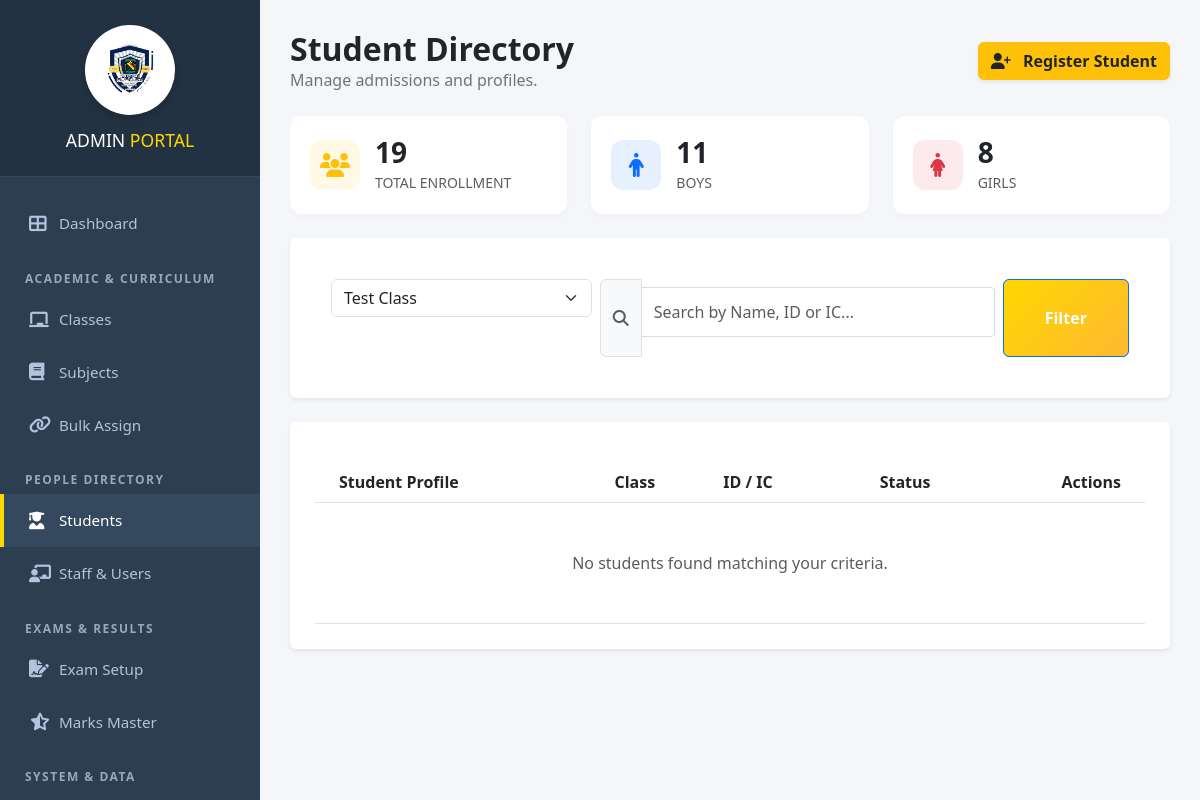
Before: /admin/manage_students.php?class_filter=1 (signed in) with the older database file.
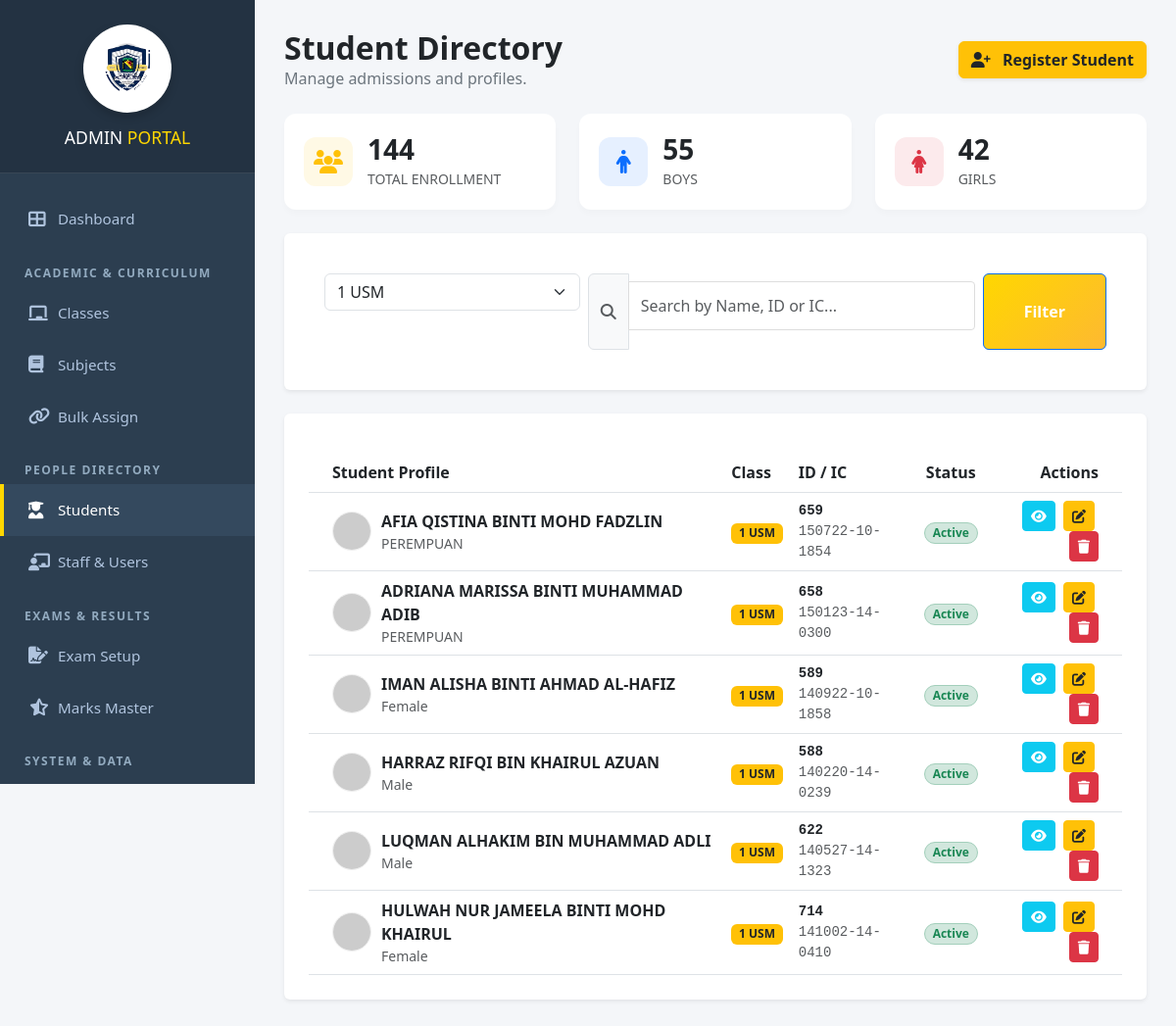
After: the same page with the newer database file.
### tables this page shows
CREATE TABLE `students` (
  `student_id` int(11) NOT NULL,
  `school_register_no` varchar(50) DEFAULT NULL,
  `enrollment_date` date DEFAULT NULL,
  `previous_school` varchar(255) DEFAULT NULL,
  `student_name` varchar(100) NOT NULL,
  `gender` varchar(20) DEFAULT NULL,
  `sports_house` varchar(50) DEFAULT NULL,
  `birth_cert_no` varchar(50) DEFAULT NULL,
  `birth_place` varchar(100) DEFAULT NULL,
  `ic_no` varchar(50) DEFAULT NULL,
  `birthdate` date DEFAULT NULL,
  `race` varchar(50) DEFAULT NULL,
  `religion` varchar(50) DEFAULT NULL,
  `nationality` varchar(50) DEFAULT NULL,
  `address` text DEFAULT NULL,
  `father_name` varchar(255) DEFAULT NULL,
  `father_ic` varchar(20) DEFAULT NULL,
  `father_phone` varchar(20) DEFAULT NULL,
  `father_job` varchar(100) DEFAULT NULL,
  `father_salary` decimal(10,2) DEFAULT NULL,
  `mother_name` varchar(255) DEFAULT NULL,
  `mother_ic` varchar(20) DEFAULT NULL,
  `mother_phone` varchar(20) DEFAULT NULL,
  `mother_job` varchar(100) DEFAULT NULL,
  `mother_salary` decimal(10,2) DEFAULT NULL,
  `guardian_name` varchar(255) DEFAULT NULL,
  `guardian_ic` varchar(20) DEFAULT NULL,
  `guardian_phone` varchar(20) DEFAULT NULL,
  `guardian_job` varchar(100) DEFAULT NULL,
  `guardian_salary` decimal(10,2) DEFAULT NULL,
  `is_baitulmal_recipient` varchar(10) DEFAULT NULL,
  `is_orphan` varchar(10) DEFAULT NULL,
  `parents_marital_status` varchar(50) DEFAULT NULL,
  `uniform_unit` varchar(100) DEFAULT NULL,
  `uniform_position` varchar(100) DEFAULT NULL,
  `club_association` varchar(100) DEFAULT NULL,
  `club_position` varchar(100) DEFAULT NULL,
  `sports_game` varchar(100) DEFAULT NULL,
  `sports_position` varchar(100) DEFAULT NULL,
  `phone` varchar(30) DEFAULT NULL,
  `class_id` int(11) DEFAULT NULL,
  `photo` varchar(255) DEFAULT NULL
);

CREATE TABLE `classes` (
  `class_id` int(11) NOT NULL,
  `class_name` varchar(50) NOT NULL,
  `year` int(11) NOT NULL,
  `class_teacher_id` int(11) DEFAULT NULL
);

### admin/manage_students.php (the view, shortened to what the changed rows need)
<?php
include '../config/db.php';
include 'includes/header.php';
$total_students = $conn->query("SELECT count(*) as c FROM students")->fetch_assoc()['c'];
$boys = $conn->query("SELECT count(*) as c FROM students WHERE gender = 'Male'")->fetch_assoc()['c'];
$girls = $conn->query("SELECT count(*) as c FROM students WHERE gender = 'Female'")->fetch_assoc()['c'];
$filter_class = isset($_GET['class_filter']) ? $_GET['class_filter'] : '';
$sql = "SELECT s.*, c.class_name
        FROM students s
        LEFT JOIN classes c ON s.class_id = c.class_id
        WHERE 1=1";
if ($filter_class)
    $sql .= " AND s.class_id = $filter_class";
$sql .= " ORDER BY s.student_id DESC LIMIT 100";
$students = $conn->query($sql);
$classes = $conn->query("SELECT * FROM classes ORDER BY class_name");
?>
<link href="https://cdn.jsdelivr.net/npm/bootstrap@5.3.0/dist/css/bootstrap.min.css" rel="stylesheet">
<link href="https://cdnjs.cloudflare.com/ajax/libs/font-awesome/6.4.0/css/all.min.css" rel="stylesheet">
<div class="wrapper">
    <div class="main-content">
        <div class="container-fluid">
            <div class="d-flex justify-content-between align-items-center mb-4">
                <div>
                    <h2 class="fw-bold text-dark mb-0">Student Directory</h2>
                </div>
            </div>
            <div class="row g-4 mb-4">
                <div class="col-md-4">
                    <div class="stat-card">
                        <div>
                            <h3 class="fw-bold mb-0"><?php echo $total_students; ?></h3>
                            <span class="text-muted small text-uppercase">Total Enrollment</span>
                        </div>
                    </div>
                </div>
                <div class="col-md-4">
                    <div class="stat-card">
                        <div>
                            <h3 class="fw-bold mb-0"><?php echo $boys; ?></h3>
                            <span class="text-muted small text-uppercase">Boys</span>
                        </div>
                    </div>
                </div>
                <div class="col-md-4">
                    <div class="stat-card">
                        <div>
                            <h3 class="fw-bold mb-0"><?php echo $girls; ?></h3>
                            <span class="text-muted small text-uppercase">Girls</span>
                        </div>
                    </div>
                </div>
            </div>
                                    <?php
                                    $classes->data_seek(0);
                                    ?>
            <div class="card border-0 shadow-sm mb-4">
                <div class="card-body p-3">
                    <form method="GET" class="row g-2">
                        <div class="col-md-4">
                            <select name="class_filter" class="form-select">
                                <?php
                                $classes->data_seek(0);
                                while ($c = $classes->fetch_assoc()):
                                    $sel = ($filter_class == $c['class_id']) ? 'selected' : '';
                                    echo "<option value='{$c['class_id']}' $sel>{$c['class_name']}</option>";
                                endwhile;
                                ?>
                            </select>
                        </div>
                    </form>
                </div>
            </div>
            <div class="card border-0 shadow-sm">
                <div class="card-body p-0">
                    <div class="table-responsive">
                        <table class="table table-hover align-middle mb-0">
                            <thead class="bg-light">
                                <tr>
                                    <th class="ps-4">Student Profile</th>
                                    <th>Class</th>
                                    <th>ID / IC</th>
                                    <th class="text-center">Status</th>
                                    <th class="text-end pe-4">Actions</th>
                                </tr>
                            </thead>
                            <tbody>
                                <?php if ($students->num_rows > 0): ?>
                                    <?php while ($row = $students->fetch_assoc()): ?>
                                        <tr>
                                            <td class="ps-4">
                                                <div class="d-flex align-items-center">
                                                    <?php $avatar = $row['photo'] ? "../uploads/" . $row['photo'] : "https://ui-avatars.com/api/?name=" . $row['student_name'] . "&background=random"; ?>
                                                    <img src="<?php echo $avatar; ?>" class="avatar-sm">
                                                    <div>
                                                        <div class="fw-bold text-dark"><?php echo $row['student_name']; ?></div>
                                                        <div class="small text-muted"><?php echo $row['gender']; ?></div>
                                                    </div>
                                                </div>
                                            </td>
                                            <td>
                                                <?php if ($row['class_name']): ?>
                                                    <span
                                                        class="badge bg-warning text-dark"><?php echo $row['class_name']; ?></span>
                                                <?php else: ?>
                                                    <span class="badge bg-secondary-subtle text-secondary border">Unassigned</span>
                                                <?php endif; ?>
                                            </td>
                                            <td>
                                                <div class="font-monospace text-dark small fw-bold">
                                                    <?php echo $row['school_register_no']; ?>
                                                </div>
                                                <div class="small text-muted font-monospace"><?php echo $row['ic_no']; ?></div>
                                            </td>
                                            <td class="text-center">
                                                <span
                                                    class="badge bg-success-subtle text-success border border-success-subtle rounded-pill">Active</span>
                                            </td>
                                            <td class="text-end pe-4">
                                                <a href="view_student.php?student_id=<?php echo $row['student_id']; ?>"
                                                    class="btn btn-sm btn-info text-white me-1" title="View"><i
                                                        class="fas fa-eye"></i></a>
                                                <a href="edit_student.php?student_id=<?php echo $row['student_id']; ?>"
                                                    class="btn btn-sm btn-warning text-dark me-1" title="Edit"><i
                                                        class="fas fa-edit"></i></a>
                                                <a href="manage_students.php?delete_id=<?php echo $row['student_id']; ?>"
                                                    class="btn btn-sm btn-danger" title="Delete"
                                                    onclick="return confirm('Delete this student? This will also remove their marks and enrollment history.');"><i
                                                        class="fas fa-trash"></i></a>
                                            </td>
                                        </tr>
                                    <?php endwhile; ?>
                                <?php else: ?>
                                    <tr>
                                        <td colspan="5" class="text-center py-5 text-muted">No students found matching your
                                            criteria.</td>
                                    </tr>
                                <?php endif; ?>
                            </tbody>
                        </table>
                    </div>
                </div>
            </div>
        </div>
    </div>
</div>
</body>
</html>

Changed rows visible on the page:
added students: student_name "AFIA QISTINA BINTI MOHD FADZLIN", gender "PEREMPUAN", class.class_name "1 USM", school_register_no "659", ic_no "150722-10-1854"
added students: student_name "ADRIANA MARISSA BINTI MUHAMMAD ADIB", gender "PEREMPUAN", class.class_name "1 USM", school_register_no "658", ic_no "150123-14-0300"
added students: student_name "IMAN ALISHA BINTI AHMAD AL-HAFIZ", gender "Female", class.class_name "1 USM", school_register_no "589", ic_no "140922-10-1858"
added students: student_name "HARRAZ RIFQI BIN KHAIRUL AZUAN", gender "Male", class.class_name "1 USM", school_register_no "588", ic_no "140220-14-0239"
added students: student_name "LUQMAN ALHAKIM BIN MUHAMMAD ADLI", gender "Male", class.class_name "1 USM", school_register_no "622", ic_no "140527-14-1323"
added students: student_name "HULWAH NUR JAMEELA BINTI MOHD KHAIRUL", gender "Female", class.class_name "1 USM", school_register_no "714", ic_no "141002-14-0410"
Other visible differences:
$total_students: "19" → "144"
$boys: "11" → "55"
$girls: "8" → "42"
form field class_filter: "Test Class" → "1 USM"
text no longer shown: "No students found matching your criteria."
